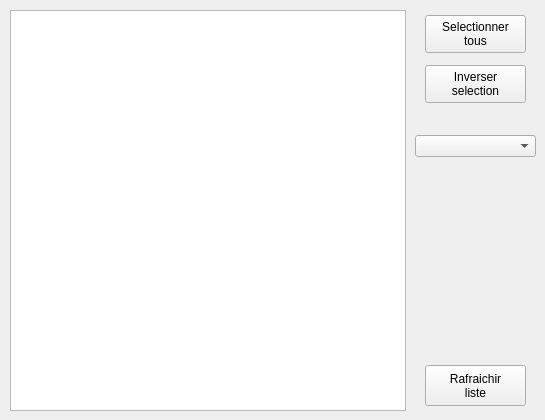
      <widget class="QWidget" name="tab_Template">
       <attribute name="title">
        <string>TEMPLATE</string>
       </attribute>
       <widget class="QListWidget" name="listWidget_Template">
        <property name="geometry">
         <rect>
          <x>10</x>
          <y>10</y>
          <width>396</width>
          <height>401</height>
         </rect>
        </property>
        <property name="font">
         <font>
          <family>MS Shell Dlg 2</family>
          <pointsize>10</pointsize>
         </font>
        </property>
        <property name="styleSheet">
         <string notr="true"/>
        </property>
       </widget>
       <widget class="QPushButton" name="pushButton_Mods_Template_RefreshList">
        <property name="geometry">
         <rect>
          <x>425</x>
          <y>365</y>
          <width>101</width>
          <height>41</height>
         </rect>
        </property>
        <property name="font">
         <font>
          <pointsize>9</pointsize>
         </font>
        </property>
        <property name="text">
         <string>Rafraichir
liste</string>
        </property>
       </widget>
       <widget class="QPushButton" name="pushButton_Mods_Template_InvSelect">
        <property name="geometry">
         <rect>
          <x>425</x>
          <y>65</y>
          <width>101</width>
          <height>38</height>
         </rect>
        </property>
        <property name="font">
         <font>
          <pointsize>9</pointsize>
         </font>
        </property>
        <property name="text">
         <string>Inverser
selection</string>
        </property>
       </widget>
       <widget class="QPushButton" name="pushButton_Mods_Template_SelectAll">
        <property name="geometry">
         <rect>
          <x>425</x>
          <y>15</y>
          <width>101</width>
          <height>38</height>
         </rect>
        </property>
        <property name="font">
         <font>
          <pointsize>9</pointsize>
         </font>
        </property>
        <property name="text">
         <string>Selectionner
tous</string>
        </property>
       </widget>
       <widget class="QLabel" name="label_GFX_Template">
        <property name="geometry">
         <rect>
          <x>425</x>
          <y>185</y>
          <width>101</width>
          <height>101</height>
         </rect>
        </property>
        <property name="text">
         <string notr="true"/>
        </property>
        <property name="pixmap">
         <pixmap resource="ressources.qrc">:/gfx/logo-goslauncher.png</pixmap>
        </property>
        <property name="scaledContents">
         <bool>true</bool>
        </property>
       </widget>
       <widget class="QComboBox" name="comboBox_ChoixApparence">
        <property name="geometry">
         <rect>
          <x>415</x>
          <y>135</y>
          <width>121</width>
          <height>22</height>
         </rect>
        </property>
        <property name="font">
         <font>
          <pointsize>8</pointsize>
         </font>
        </property>
       </widget>
      </widget>
